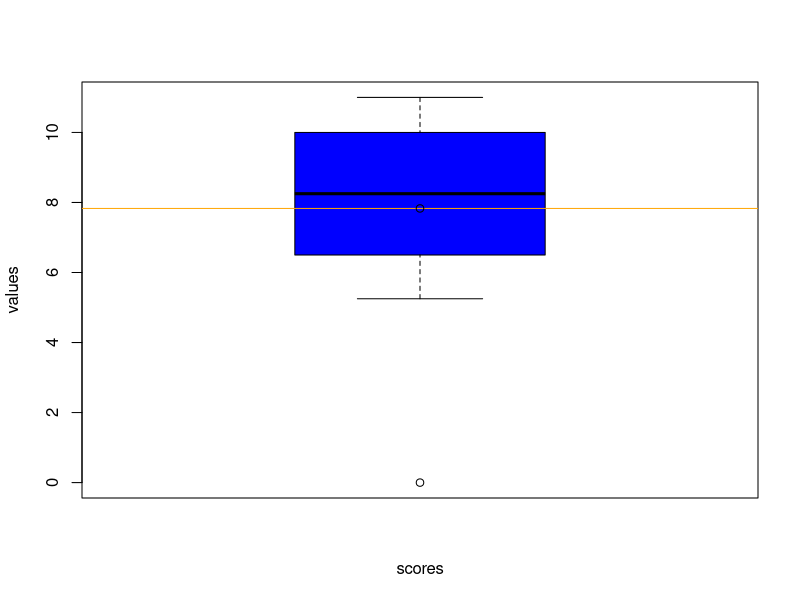

Here is the R script that generated this plot: (Note: this script raises an error after producing the figure.)
#rm(list=ls())

#Question 4

q1 <- matrix(c(20,21,22,20,21,30,15,12,36,28), nrow = 2, ncol = 5, byrow = T,
                          dimnames = list(c("Philip","Mathews"),c("Mon","Tue","Wed","Thu","Fri")));q1
mean_Philip <- mean(q1[1,],na.rm = T)
median_Philip <- median(q1[1,],na.rm = T)
range_Philip <- range(q1[1,])[2] - range(q1[1,])[1]; range_Philip

range <- max(q1[1,])-min(q1[1,])

mean_Mathews <- mean(q1[2,],na.rm = T)
median_Mathews <- median(q1[2,],na.rm = T)
range_Mathews <- range(q1[2,])[2] - range(q1[2,])[1]

stdev_Philip <- sd(q1[1,],na.rm = T); stdev_Philip
var_Philip <- var(q1[1,],na.rm = T); var_Philip
mad_Philip <- mad(q1[1,],na.rm = T); mad_Philip

stdev_Mathews <- sd(q1[2,],na.rm = T); stdev_Mathews
var_Mathews <- var(q1[2,],na.rm = T); var_Mathews
mad_Mathews <- mad(q1[2,],na.rm = T); mad_Mathews

#c(stdev_Philip, stdev_Mathews)

# Question 5

numVec <- c(8,6,2,4,6,8,10,8)
which.max(table(numVec))

#Question 6

scores <- c(11,7.5,8.5,10,10,10.5,5.5,10,9,9.5,5.25,8,
            6.5,10.5,8.75,0,6,6,6.75,7.5,8.5,7)

scores_range <- range(scores)[2] - range(scores)[1]
scores_stdev <- sd(scores)
scores_var <- var(scores)
#hist(scores)
mean(scores)
median(scores)

#Detection of outliers
dev.off()
bplot <- boxplot(scores,col="blue", ylab="values", xlab="scores")
abline(h=mean(scores), col="orange")
points(mean(scores))
bplot$

iqr <- IQR(x = scores, na.rm=T)
quartiles <- quantile(x = scores, probs = c(0.25,0.5,0.75,1.0))
quartiles[[1]] - 1.5*iqr
quartiles[[3]] + 1.5*iqr

#Question 7

city_temp <- matrix(c(29,32,36,40,43,37,36,33,32,37,31,29,
                      20,24,31,37,40,38,37,34,34,33,28,23,
                      23,26,32,38,41,40,35,33,35,37,30,25,
                      20,24,29,34,37,36,32,30,33,32,27,23,
                      19,24,29,38,43,38,33,34,36,34,29,23), nrow = 5, ncol = 12, byrow = T,
                    dimnames = list(c("City1","City2","City3","City4","City5"),
                                    c("D1","D2","D3","D4","D5","D6","D7","D8","D9","D10",
                                      "D11","D12")))

df <- data.frame("Mean" = apply(city_temp, 1, mean), "Median" = apply(city_temp, 1, median),
           "Stdev" = apply(city_temp, 1, sd))
df

#Question 8

supplier <- matrix(c(17,22,22,22,27,17,19,20,27,27), nrow = 2, ncol = 5, byrow = T,
                   dimnames = list(c("Supplier1","Supplier2")))

range_sup1 <- range(supplier[1,])[2] - range(supplier[1,])[1]
range_sup2 <- range(supplier[2,])[2] - range(supplier[2,])[1]
mean_sup1 <- mean(supplier[1,], na.rm = T)
mean_sup2 <- mean(supplier[2,], na.rm = T)
sd_sup1 <- sd(supplier[1,], na.rm = T)
sd_sup2 <- sd(supplier[2,], na.rm = T)
data.frame("Range" = c(range_sup1, range_sup2), "Mean" = c(mean_sup1,mean_sup2),
           "Stdev" = c(sd_sup1,sd_sup2))

#Question 10

newMat <- matrix(c(19,41,60,12,28,40,31,69, 100), nrow = 3, ncol = 3, byrow = T, 
                 dimnames = list(c("Male", "Female", "Total"), c("Graduate","Post Graduate", "Total")))

#Joint Probability of being male and graduate
newMat[1,1]/newMat[3,3]
#Randomly selected individual is a male - marginal probability
newMat[1,3]/newMat[3,3]
#Randomly selected individual is a graduate - marginal probability
newMat[3,1]/newMat[3,3]
#Randomly selected person is a female given that selected person is post graduate
newMat[2,2]/newMat[3,2]

#Question 11

newMat <- matrix(c(115,206,345,334), nrow = 2, ncol = 2, byrow = T, 
                 dimnames = list(c("People died of RF", "People ! dies of RF"), 
                                 c("Parent had RF", "Parent ! had RF")))

#Person died of RF if neither of the parents had RF
newMat[1,2]/sum(newMat[,2])

#QUestion 

#Prob. of test giving positive result = Prob. (given disease, positive result) * Prob. (disease) +
#                                       Prob. (given ~disease, positive result) * Prob. (~disease)

(0.98)*(0.005) + (0.03)*(0.995)

#Prob.(disease given positive) - bayes' theorem

(0.98)*(0.005)/((0.98)*(0.005) + (0.03)*(0.995))

#Exercise - Problem 2

newMat <- matrix(c(8000,900,100,1000), nrow = 2, ncol = 2, byrow = T, 
                 dimnames = list(c("Truly credit worthy", "Truly not credit worthy"), 
                                 c("Predicted credit worthy", "Predicted not credit worthy")))

Accuracy <- sum(diag(newMat))/sum(newMat)
Accuracy
Precision <- newMat[1,1]/sum(newMat[,1])
Precision
Recall <- newMat[1,1]/sum(newMat[1,])
Recall
F1 <- (2*Precision*Recall)/(Precision + Recall)
F1

#Monte Hall Simulation
doors <- c("A","B","C")
xdata <- c()
for (i in 1:1000){
  prize <- sample(doors)[1]
  pick <- sample(doors)[1]
  open_door <- sample(doors[which(doors!=prize & doors!=pick)])[1]
  switchyes <- doors[which(doors!=open_door & doors!=pick)]
  if(pick==prize){xdata <- c(xdata,"noswitchwin")}
  if(switchyes==prize){xdata <- c(xdata,"switchwin")}
}
noswitch <- length(which(xdata=="noswitchwin")); noswitch
switch <- length(which(xdata=="switchwin")); switch
prob_switch <- switch/(switch + noswitch);prob_switch


set.seed(12)
x <- runif(1000,0,1)
randomSample <- sample(x,10)
randomSample

